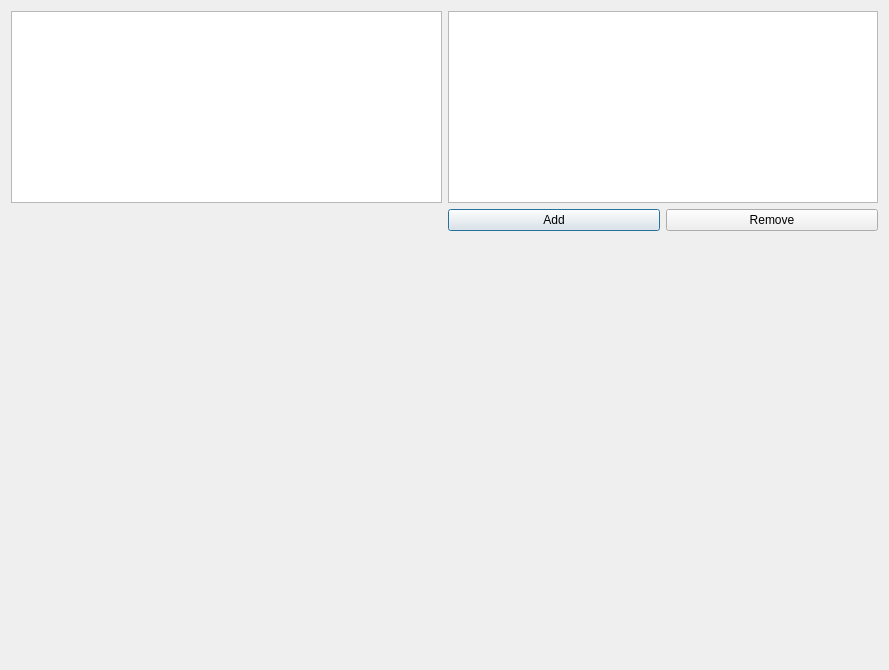
<?xml version="1.0" encoding="UTF-8"?>
<ui version="4.0">
 <class>FishEditor</class>
 <widget class="QDialog" name="FishEditor">
  <property name="geometry">
   <rect>
    <x>0</x>
    <y>0</y>
    <width>889</width>
    <height>670</height>
   </rect>
  </property>
  <property name="windowTitle">
   <string>Dialog</string>
  </property>
  <layout class="QGridLayout" name="gridLayout">
   <item row="0" column="0">
    <layout class="QHBoxLayout" name="horizontalLayout_2">
     <item>
      <layout class="QVBoxLayout" name="verticalLayout_3">
       <item>
        <widget class="QListWidget" name="AnimationList">
         <property name="sizePolicy">
          <sizepolicy hsizetype="Expanding" vsizetype="Preferred">
           <horstretch>0</horstretch>
           <verstretch>0</verstretch>
          </sizepolicy>
         </property>
        </widget>
       </item>
       <item>
        <widget class="animationPreview" name="AnimationPreview" native="true">
         <property name="sizePolicy">
          <sizepolicy hsizetype="Expanding" vsizetype="Expanding">
           <horstretch>0</horstretch>
           <verstretch>0</verstretch>
          </sizepolicy>
         </property>
         <property name="minimumSize">
          <size>
           <width>210</width>
           <height>210</height>
          </size>
         </property>
        </widget>
       </item>
      </layout>
     </item>
     <item>
      <layout class="QVBoxLayout" name="verticalLayout_2">
       <item>
        <layout class="QVBoxLayout" name="verticalLayout">
         <item>
          <widget class="QListWidget" name="DecoratorList">
           <property name="sizePolicy">
            <sizepolicy hsizetype="Expanding" vsizetype="Preferred">
             <horstretch>0</horstretch>
             <verstretch>0</verstretch>
            </sizepolicy>
           </property>
          </widget>
         </item>
         <item>
          <layout class="QHBoxLayout" name="horizontalLayout">
           <item>
            <widget class="QPushButton" name="addButton">
             <property name="text">
              <string>Add</string>
             </property>
            </widget>
           </item>
           <item>
            <widget class="QPushButton" name="RemoveButton">
             <property name="text">
              <string>Remove</string>
             </property>
            </widget>
           </item>
          </layout>
         </item>
        </layout>
       </item>
       <item>
        <widget class="pathDrawer" name="PathDrawer" native="true">
         <property name="sizePolicy">
          <sizepolicy hsizetype="Expanding" vsizetype="Expanding">
           <horstretch>0</horstretch>
           <verstretch>0</verstretch>
          </sizepolicy>
         </property>
         <property name="minimumSize">
          <size>
           <width>210</width>
           <height>210</height>
          </size>
         </property>
        </widget>
       </item>
      </layout>
     </item>
    </layout>
   </item>
  </layout>
 </widget>
 <customwidgets>
  <customwidget>
   <class>pathDrawer</class>
   <extends>QWidget</extends>
   <header>pathdrawer.h</header>
   <container>1</container>
  </customwidget>
  <customwidget>
   <class>animationPreview</class>
   <extends>QWidget</extends>
   <header>animationpreview.h</header>
   <container>1</container>
  </customwidget>
 </customwidgets>
 <resources/>
 <connections/>
</ui>
